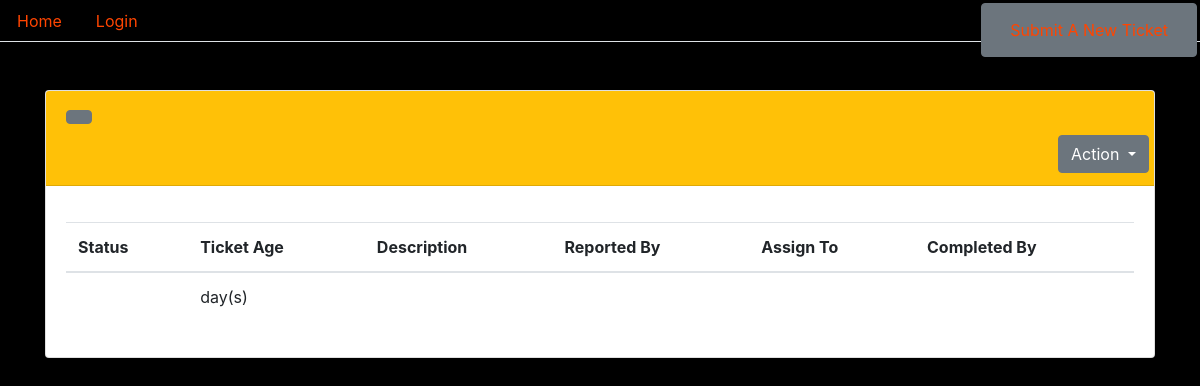
The page /ticket/10/ on the database as committed earlier.
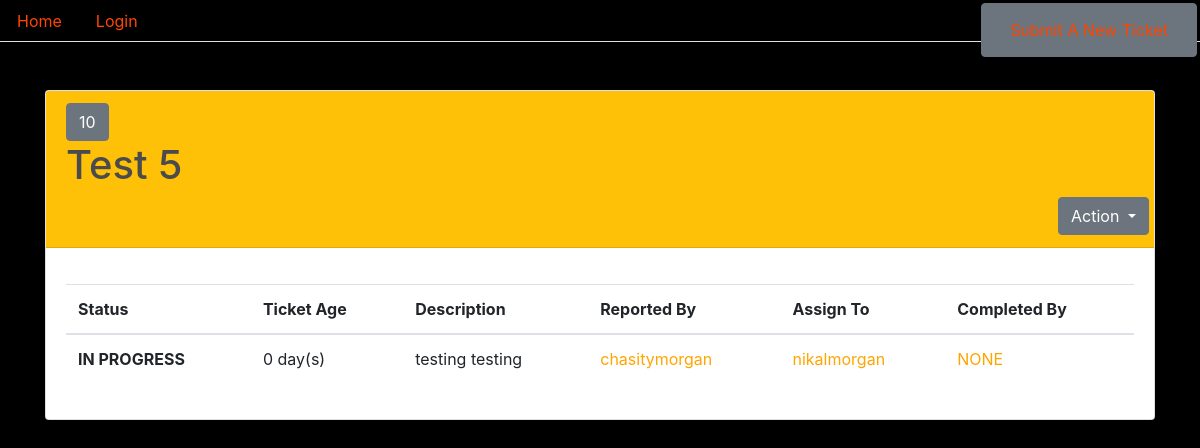
The same page on the database as committed later.
### bugs/models.py (models this page shows, shortened)
class Ticket(models.Model):
    class Status(models.TextChoices):
        NEW = 'NEW'
        IN_PROGESS = 'IN PROGRESS'
        DONE = 'DONE'
        INVALID = 'INVALID'
    title = models.CharField(max_length=80)
    date = models.DateTimeField(default=timezone.now)
    description = models.TextField()
    filedBy = models.ForeignKey(CustomUser, on_delete=models.CASCADE)
    status = models.CharField(
        max_length=200,
        choices=Status.choices,
        default=Status.NEW)
    assignedTo = models.CharField(max_length=240, default='NONE')
    completedBy = models.CharField(max_length=240, default='NONE')
    markedBy = models.CharField(max_length=240, default='NONE')
    @property
    def age(self):
        return int((timezone.now() - self.date).days / 365.25)

### custom_users/models.py (models this page shows)
class CustomUser(AbstractUser):
    position = models.CharField(max_length=120, blank=True, null=True)
    REQUIRED_FIELDS = ['position']
    def __str__(self):
        return self.username

### bugs/views.py (the view)
# urls.py: path('ticket/<int:id>/', views.ticket_detail, name='ticketdetails'),
def ticket_detail(request, id):
    current_ticket = Ticket.objects.filter(id=id).first()
    return render(request, 'ticket_detail.html', {'ticket': current_ticket})

### templates/ticket_detail.html (shortened to what the changed rows need)
{% load static %}
<!DOCTYPE html>
<html lang="en">
<head>
    <link rel="stylesheet" href="https://stackpath.bootstrapcdn.com/bootstrap/4.5.1/css/bootstrap.min.css"
>
    <link rel="stylesheet" type="text/css" href="{% static 'css/main.css' %}">
</head>
<body>
    <br>
    <br>
    <div class="container" style="color: rgb(74, 75, 77)">
        <div class="card">
            {% if ticket.status == 'NEW' %}
            <div class="card-header bg-primary mb-3">
                <button type="button" class="btn btn-secondary">{{ticket.id}}</button>
                <h1>{{ticket.title}}</h1>
                <div class=" row justify-content-end">
                    <div class="btn-group">
                        <button type="button" class="btn btn-secondary dropdown-toggle" data-toggle="dropdown"
                            aria-haspopup="true" aria-expanded="false">
                            Action
                        </button>
                        <div class="dropdown-menu">
                            <a class="dropdown-item" href="/claim/{{ticket.id}}/">Claim Ticket</a>
                            <a class="dropdown-item" href="/complete/{{ticket.id}}/">Complete Ticket</a>
                            <a class="dropdown-item" href="/ticket/{{ticket.id}}/edit/">Edit Ticket</a>
                            <div class="dropdown-divider"></div>
                            <a class="dropdown-item" href="/invalid/{{ticket.id}}/">Mark Invalid</a>
                        </div>
                    </div>
                </div>
            </div>
            {% else %}
            <div class="card-header bg-warning mb-3">
                <button type="button" class="btn btn-secondary">{{ticket.id}}</button>
                <h1>{{ticket.title}}</h1>
                <div class=" row justify-content-end">
                    <div class="btn-group">
                        <button type="button" class="btn btn-secondary dropdown-toggle" data-toggle="dropdown"
                            aria-haspopup="true" aria-expanded="false">
                            Action
                        </button>
                    </div>
                </div>
            </div>
            {% endif %}
            <div class="card-body">
                <table class="table table-hover">
                    <thead>
                        <tr>
                            <th scope="col">Status</th>
                            <th scope="col">Ticket Age</th>
                            <th scope="col">Description</th>
                            <th scope="col">Reported By</th>
                            <th scope="col">Assign To</th>
                            <th scope="col">Completed By</th>
                        </tr>
                    </thead>
                    <tbody>
                        <tr>
                            <th scope="row">{{ticket.status}}</th>
                            <td>{{ ticket.age }} day(s)</td>
                            <td>{{ ticket.description }}</td>
                            <td><a href="/user/{{ticket.filedBy.username}}" class="card-link"
                                    style="color: orange;">{{ ticket.filedBy }}</a>
                            </td>
                            <td><a href="/user/{{ticket.assignedTo}}" class="card-link"
                                    style="color: orange;">{{ ticket.assignedTo }}</a>
                            </td>
                            <td><a href="/user/{{ticket.completedBy}}" class="card-link"
                                    style="color: orange;">{{ ticket.completedBy }}</a>
                            </td>
                        </tr>
                    </tbody>
                </table>
            </div>
        </div>
    </div>
</body>
</html>

Rows that differ between the two databases and show on the page:
added Ticket: id "10", title "Test 5", status "IN PROGRESS", age "0", description "testing testing", filedBy "chasitymorgan", assignedTo "nikalmorgan", completedBy "NONE"
